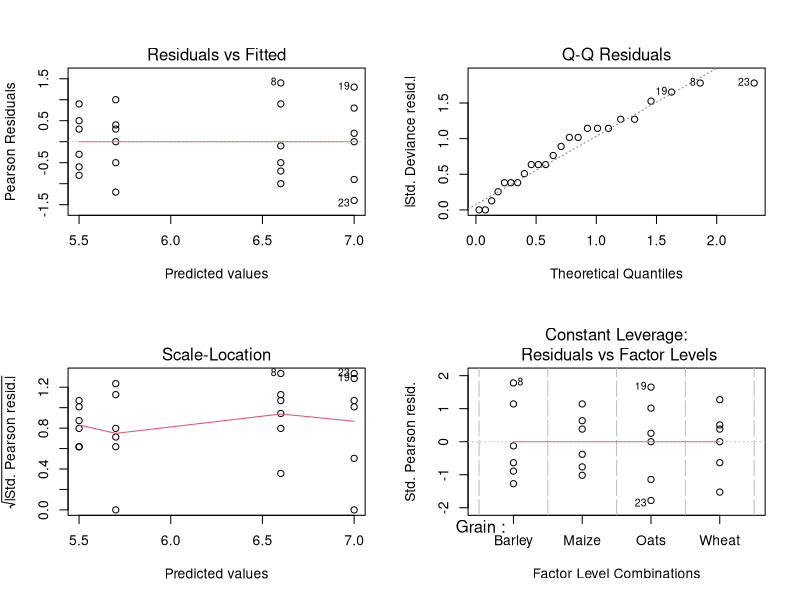
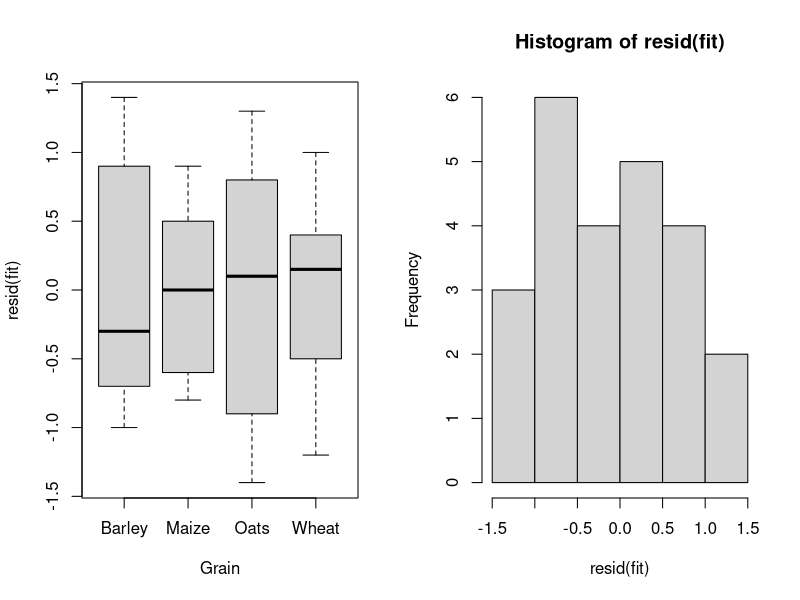
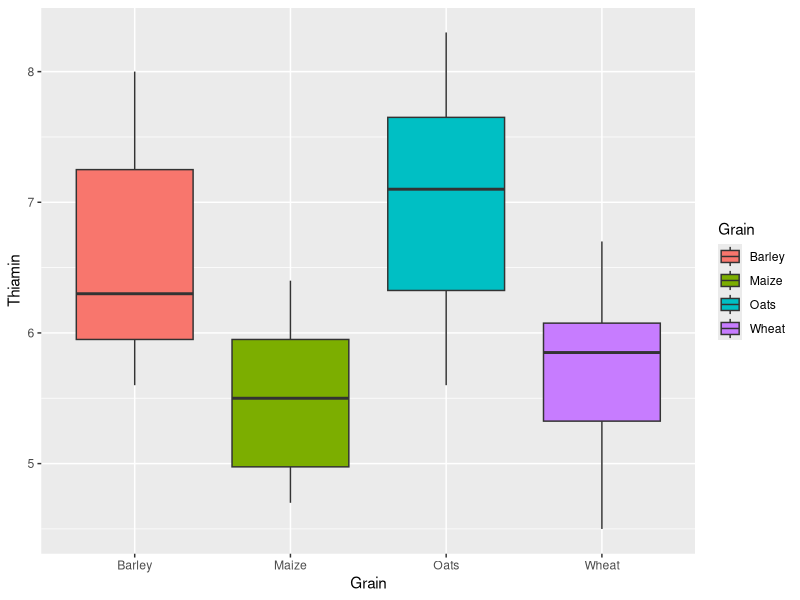
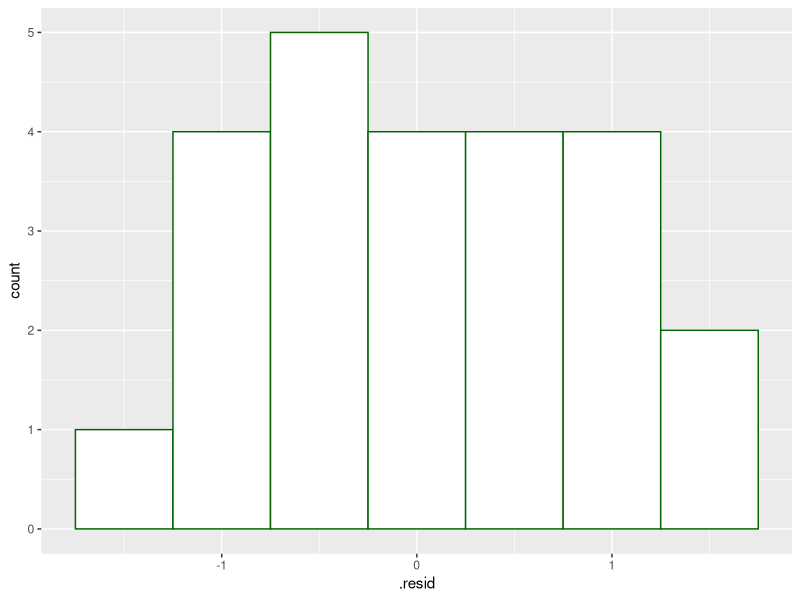

Generate these figures, in order, with R:
Wheat <- c(5.2,4.5,6.0,6.1,6.7,5.7)
Barley <- c(6.5,8.0,6.1,7.5,5.9,5.6)
Maize <- c(5.8,4.7,6.4,4.9,6.0,5.2)
Oats <- c(8.3,6.1,7.8,7.0,5.6,7.2)

Grain <- c(rep("Wheat",6), rep("Barley",6), rep("Maize",6), rep("Oats",6))
Thiamin <- c(Wheat, Barley, Maize, Oats)

Cereal <- data.frame(Grain, Thiamin)
is.factor(Cereal$Grain)

fit <- glm(Thiamin ~ Grain, data = Cereal)
summary(fit)
summary(aov(fit))

par(mfrow=c(2,2))
plot(fit)

dev.off()

par(mfrow=c(1,2))
boxplot(resid(fit) ~ Grain, data = Cereal)
hist(resid(fit))

dev.off()

library(ggplot2)
p <- ggplot(Cereal, aes(Grain, Thiamin))
p + geom_boxplot(aes(fill = Grain))

library(broom)
head(augment(fit))


m <- ggplot(augment(fit), aes(x=.resid))
m + geom_histogram(colour = "darkgreen", fill = "white", binwidth = 0.5)

shapiro.test(resid(fit))


wheat <- c(rep(1,6),rep(0,18))
barley <- c(rep(0,6),rep(1,6),rep(0,12))
maize <- c(rep(0,12),rep(1,6),rep(0,6))
oats <- c(rep(0,18),rep(1,6))

thiamin <- Thiamin

cereal <- data.frame(wheat, barley, maize, oats, thiamin)
cereal

fit2 <- lm(thiamin ~ maize + oats + wheat, data = cereal)
summary(fit2)


anova(lm(thiamin ~ 1, data = cereal), fit2)

fit3 <- lm(thiamin ~ maize + oats + wheat + barley, data = cereal)
summary(fit3)


fit4 <- lm(thiamin ~ maize + oats + wheat + barley + 0, data = cereal)
summary(fit4)


grain <- c(rep(1,6),rep(2,6),rep(3,6),rep(4,6))
cereal2 <- data.frame(grain,thiamin); cereal2

lm(thiamin ~ grain, data = cereal2)
lm(thiamin ~ factor(grain), data = cereal2)

is.factor(grain)

